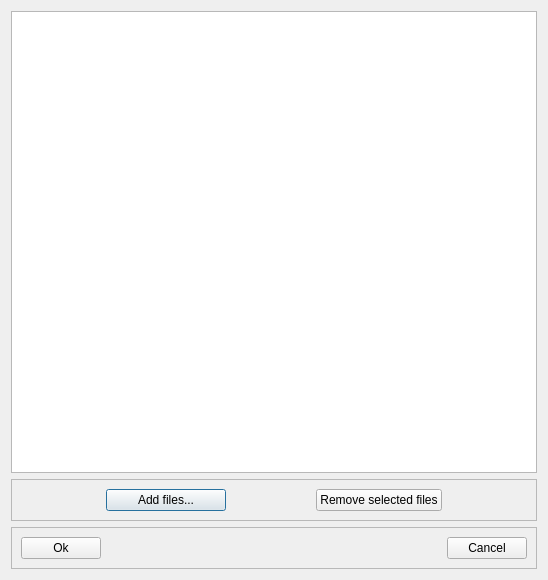
<?xml version="1.0" encoding="UTF-8"?>
<ui version="4.0">
 <class>AddFilesDialog</class>
 <widget class="QDialog" name="AddFilesDialog">
  <property name="geometry">
   <rect>
    <x>0</x>
    <y>0</y>
    <width>548</width>
    <height>580</height>
   </rect>
  </property>
  <property name="windowTitle">
   <string>Add files</string>
  </property>
  <layout class="QGridLayout" name="gridLayout_3">
   <item row="0" column="0">
    <widget class="QListWidget" name="fileList">
     <property name="selectionMode">
      <enum>QAbstractItemView::ExtendedSelection</enum>
     </property>
    </widget>
   </item>
   <item row="1" column="0">
    <widget class="QFrame" name="frame">
     <property name="frameShape">
      <enum>QFrame::StyledPanel</enum>
     </property>
     <property name="frameShadow">
      <enum>QFrame::Raised</enum>
     </property>
     <layout class="QGridLayout" name="gridLayout">
      <item row="0" column="0">
       <spacer name="horizontalSpacer_3">
        <property name="orientation">
         <enum>Qt::Horizontal</enum>
        </property>
        <property name="sizeHint" stdset="0">
         <size>
          <width>79</width>
          <height>20</height>
         </size>
        </property>
       </spacer>
      </item>
      <item row="0" column="1">
       <widget class="QPushButton" name="addFilesButton">
        <property name="minimumSize">
         <size>
          <width>120</width>
          <height>0</height>
         </size>
        </property>
        <property name="text">
         <string>Add files...</string>
        </property>
       </widget>
      </item>
      <item row="0" column="2">
       <spacer name="horizontalSpacer">
        <property name="orientation">
         <enum>Qt::Horizontal</enum>
        </property>
        <property name="sizeHint" stdset="0">
         <size>
          <width>40</width>
          <height>20</height>
         </size>
        </property>
       </spacer>
      </item>
      <item row="0" column="3">
       <widget class="QPushButton" name="removeFilesButton">
        <property name="minimumSize">
         <size>
          <width>120</width>
          <height>0</height>
         </size>
        </property>
        <property name="text">
         <string>Remove selected files</string>
        </property>
       </widget>
      </item>
      <item row="0" column="4">
       <spacer name="horizontalSpacer_4">
        <property name="orientation">
         <enum>Qt::Horizontal</enum>
        </property>
        <property name="sizeHint" stdset="0">
         <size>
          <width>79</width>
          <height>20</height>
         </size>
        </property>
       </spacer>
      </item>
     </layout>
    </widget>
   </item>
   <item row="2" column="0">
    <widget class="QFrame" name="frame_2">
     <property name="frameShape">
      <enum>QFrame::StyledPanel</enum>
     </property>
     <property name="frameShadow">
      <enum>QFrame::Raised</enum>
     </property>
     <layout class="QGridLayout" name="gridLayout_2">
      <item row="0" column="0">
       <widget class="QPushButton" name="okButton">
        <property name="text">
         <string>Ok</string>
        </property>
       </widget>
      </item>
      <item row="0" column="1">
       <spacer name="horizontalSpacer_2">
        <property name="orientation">
         <enum>Qt::Horizontal</enum>
        </property>
        <property name="sizeHint" stdset="0">
         <size>
          <width>345</width>
          <height>20</height>
         </size>
        </property>
       </spacer>
      </item>
      <item row="0" column="2">
       <widget class="QPushButton" name="cancelButton">
        <property name="text">
         <string>Cancel</string>
        </property>
       </widget>
      </item>
     </layout>
    </widget>
   </item>
  </layout>
 </widget>
 <resources/>
 <connections/>
</ui>
